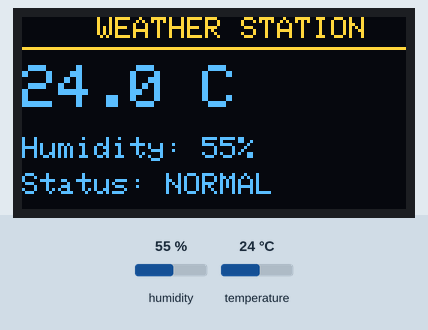
Simulated run of this sketch. Board: ESP8266 (NodeMCU). On the bench: 128×64 one-colour display. The test bench sets the inputs (shaded band); at power-on: temperature 24 °C, humidity 55 %. The OLED is the two-colour kind (top 16 rows yellow); what the sketch prints to the serial monitor is not drawn.

Above: at 4.2 s.
4.3 s: temperature set to 12 °C
At 6.5 s:
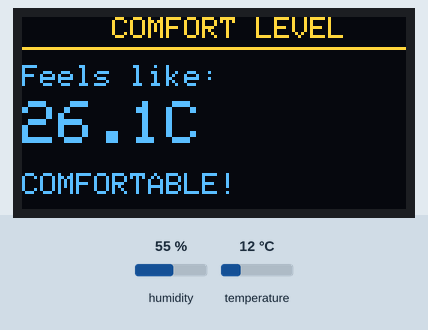
10.6 s: humidity set to 74 %
At 13.5 s:
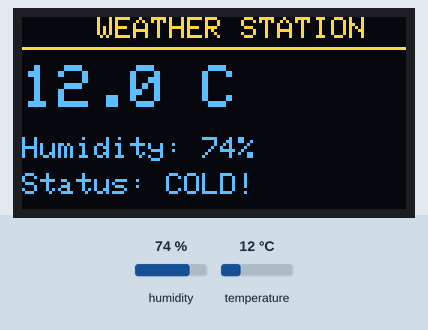
18.2 s: humidity set to 77 %
At 25.2 s:
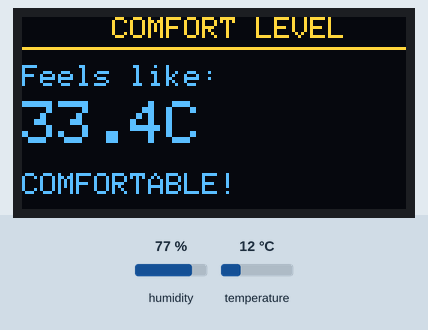
25.6 s: temperature set to 41 °C
At 27.5 s:
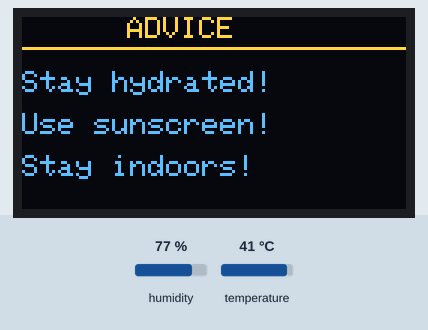
33.2 s: temperature set to 37 °C
At 40.3 s:
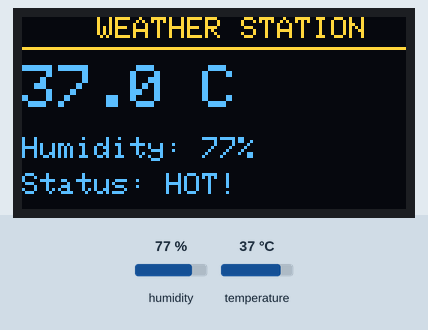
40.6 s: temperature set to 34 °C
At 42.7 s:
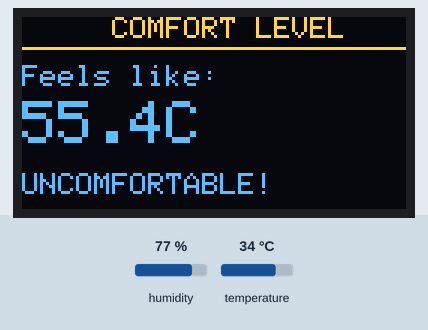
Timing chart, 0 to 44.2 s (numbered marks = the images above; inputs shaded):
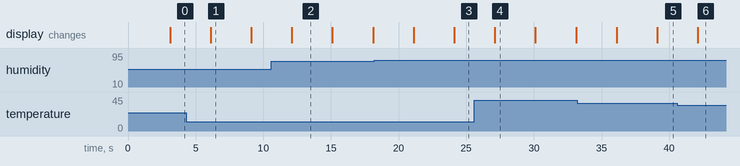

Measured:
- the behaviour switches between 75 and 76 % on humidity (found by bisection; images 2 and 3)
- the behaviour switches between 36 and 35 °C on temperature (found by bisection; images 5 and 6)
- after the input at 4.3 s, the display: changes after 1.8 s (image 1)
- after the input at 25.6 s, the display: changes after 1.5 s (image 4)
- what the display in image 1 shows lasts 3.0 s, from 6.1 s to 9.1 s

The sketch:

oled_display_dht11.ino
```cpp
#include <Wire.h>
#include <Adafruit_GFX.h>
#include <Adafruit_SSD1306.h>
#include "DHT.h"

#define SCREEN_WIDTH 128
#define SCREEN_HEIGHT 64
#define OLED_RESET -1

#define DHTPIN D5
#define DHTTYPE DHT11

DHT dht(DHTPIN, DHTTYPE);
Adafruit_SSD1306 display(SCREEN_WIDTH, SCREEN_HEIGHT, &Wire, OLED_RESET);

unsigned long lastUpdate = 0;
int screen = 0;

void setup() {
  Serial.begin(115200);
  dht.begin();

  if (!display.begin(SSD1306_SWITCHCAPVCC, 0x3C)) {
    Serial.println("OLED not found!");
    while (true);
  }

  // Startup screen
  display.clearDisplay();
  display.setTextColor(WHITE);
  display.setTextSize(1);
  display.setCursor(20, 10);
  display.println("OLED Weather");
  display.setCursor(30, 25);
  display.println("Station!");
  display.setCursor(25, 45);
  display.println("by Likhitha");
  display.display();
  delay(3000);

  Serial.println("OLED Weather Station Ready!");
}

String getStatus(float temp, float hum) {
  if (temp > 35) return "HOT!";
  else if (temp < 18) return "COLD!";
  else if (hum > 80) return "HUMID";
  else if (hum < 30) return "DRY";
  else return "NORMAL";
}

void showScreen1(float temp, float hum) {
  display.clearDisplay();

  // Title
  display.setTextSize(1);
  display.setCursor(25, 0);
  display.println("WEATHER STATION");

  // Divider line
  display.drawLine(0, 10, 128, 10, WHITE);

  // Temperature big
  display.setTextSize(2);
  display.setCursor(0, 16);
  display.print(temp, 1);
  display.print(" C");

  // Humidity
  display.setTextSize(1);
  display.setCursor(0, 40);
  display.print("Humidity: ");
  display.print(hum, 0);
  display.print("%");

  // Status
  display.setCursor(0, 52);
  display.print("Status: ");
  display.print(getStatus(temp, hum));

  display.display();
}

void showScreen2(float temp, float hum) {
  display.clearDisplay();

  // Title
  display.setTextSize(1);
  display.setCursor(30, 0);
  display.println("COMFORT LEVEL");
  display.drawLine(0, 10, 128, 10, WHITE);

  // Heat index
  float heatIndex = temp + 0.33 * hum - 4;
  display.setTextSize(1);
  display.setCursor(0, 16);
  display.print("Feels like: ");
  display.setTextSize(2);
  display.setCursor(0, 28);
  display.print(heatIndex, 1);
  display.print("C");

  // Comfort
  display.setTextSize(1);
  display.setCursor(0, 52);
  if (heatIndex > 35) display.print("UNCOMFORTABLE!");
  else if (heatIndex < 18) display.print("TOO COLD!");
  else display.print("COMFORTABLE!");

  display.display();
}

void showScreen3(float temp, float hum) {
  display.clearDisplay();

  display.setTextSize(1);
  display.setCursor(35, 0);
  display.println("ADVICE");
  display.drawLine(0, 10, 128, 10, WHITE);

  display.setTextSize(1);
  display.setCursor(0, 18);

  if (temp > 35) {
    display.println("Stay hydrated!");
    display.setCursor(0, 32);
    display.println("Use sunscreen!");
    display.setCursor(0, 46);
    display.println("Stay indoors!");
  } else if (hum > 75) {
    display.println("Feels stuffy!");
    display.setCursor(0, 32);
    display.println("Open windows!");
    display.setCursor(0, 46);
    display.println("Use fan!");
  } else if (temp < 18) {
    display.println("Wear a jacket!");
    display.setCursor(0, 32);
    display.println("Stay warm!");
    display.setCursor(0, 46);
    display.println("Hot drinks!");
  } else {
    display.println("Weather is good!");
    display.setCursor(0, 32);
    display.println("Great day to");
    display.setCursor(0, 46);
    display.println("go outside!");
  }

  display.display();
}

void loop() {
  unsigned long now = millis();

  if (now - lastUpdate > 3000) {
    lastUpdate = now;

    float temp = dht.readTemperature();
    float hum  = dht.readHumidity();

    if (isnan(temp) || isnan(hum)) {
      Serial.println("DHT11 error!");
      display.clearDisplay();
      display.setTextSize(1);
      display.setCursor(0, 25);
      display.println("Sensor Error!");
      display.display();
      return;
    }

    Serial.print("Temp: "); Serial.print(temp);
    Serial.print("C  Hum: "); Serial.println(hum);

    if (screen == 0) showScreen1(temp, hum);
    else if (screen == 1) showScreen2(temp, hum);
    else if (screen == 2) showScreen3(temp, hum);

    screen++;
    if (screen > 2) screen = 0;
  }
}
```
